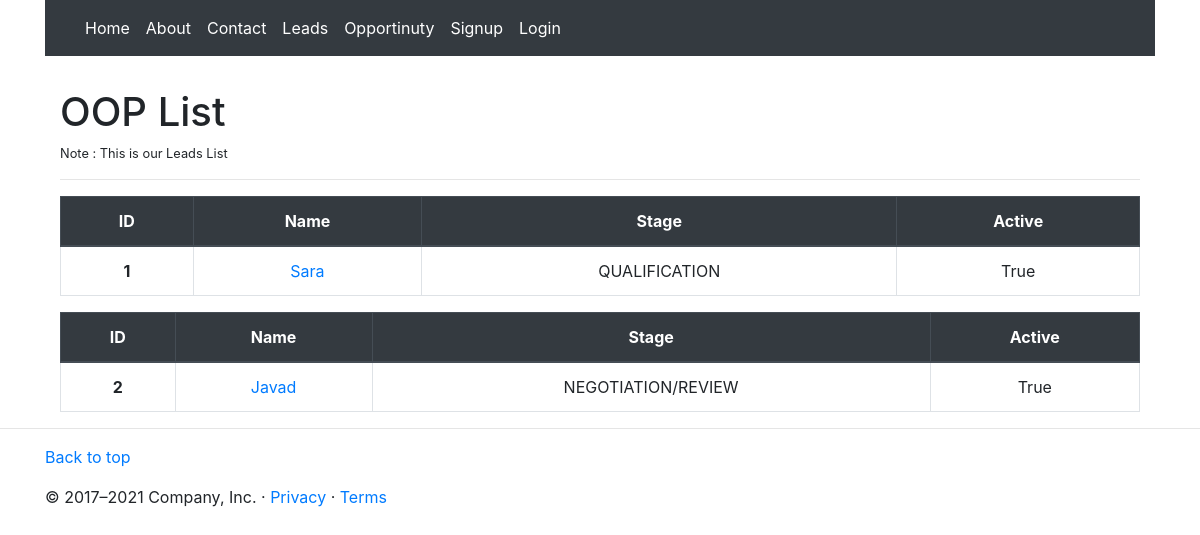
/opp/, run on the app's committed database.
### Opportunity/models.py (models this page shows, shortened)
class Opportinuty(models.Model):
    name         = models.CharField(max_length=50)
    account      = models.ForeignKey(Account, on_delete=models.CASCADE)
    stage        = models.CharField(max_length=50, choices=STAGE_CHOICES)
    amount       = models.DecimalField(max_digits=12, decimal_places=2)
    lead_souce   = models.CharField(max_length=50)
    probility    = models.CharField(max_length=50)
    contacts     = models.ManyToManyField(Contact)
    closed_by    = models.ForeignKey(User, on_delete=models.CASCADE)
    description  = models.TextField()
    created_by   = models.ForeignKey(User, on_delete=models.CASCADE,related_name='created_by_opportinuty',)
    is_active    = models.BooleanField(default=False)

### Opportunity/views.py (the view)
# urls.py: path('',OOPListView.as_view(), name='list'),
class OOPListView(ListView):
    model = Opportinuty
    context_object_name = 'oops'
    template_name = 'list.html'

### Opportunity/templates/list.html (shortened to what this page needs)
{% extends 'base.html' %}
{% block content %}
    <div class="container">
    <h1 class="h1 mt-3 pt-3">OOP List </h1>
    <p class="small p">Note : This is our Leads List</p>
    <small><hr></small>
{% for opp in oops %}
<table class="table table-bordered text-center">
    <thead class="thead-dark">
      <tr>
        <th scope="col">ID</th>
        <th scope="col">Name</th>
        <th scope="col">Stage</th>
        <th scope="col">Active</th>
      </tr>
    </thead>
    <tbody>
      <tr>
        <th scope="row">{{opp.id}}</th>
        <td><a href="{% url 'opp:detail' opp.pk %}">{{opp.name}}</a></td>
        <td>{{opp.stage}}</td>
        <td>{{ opp.is_active }}</td>
      </tr>
    </tbody>
{% endfor %}
</table>
</div>
{% endblock %}

### data on the page
Opportinuty: id "1", name "Sara", stage "QUALIFICATION", is_active "True"
Opportinuty: id "2", name "Javad", stage "NEGOTIATION/REVIEW", is_active "True"
